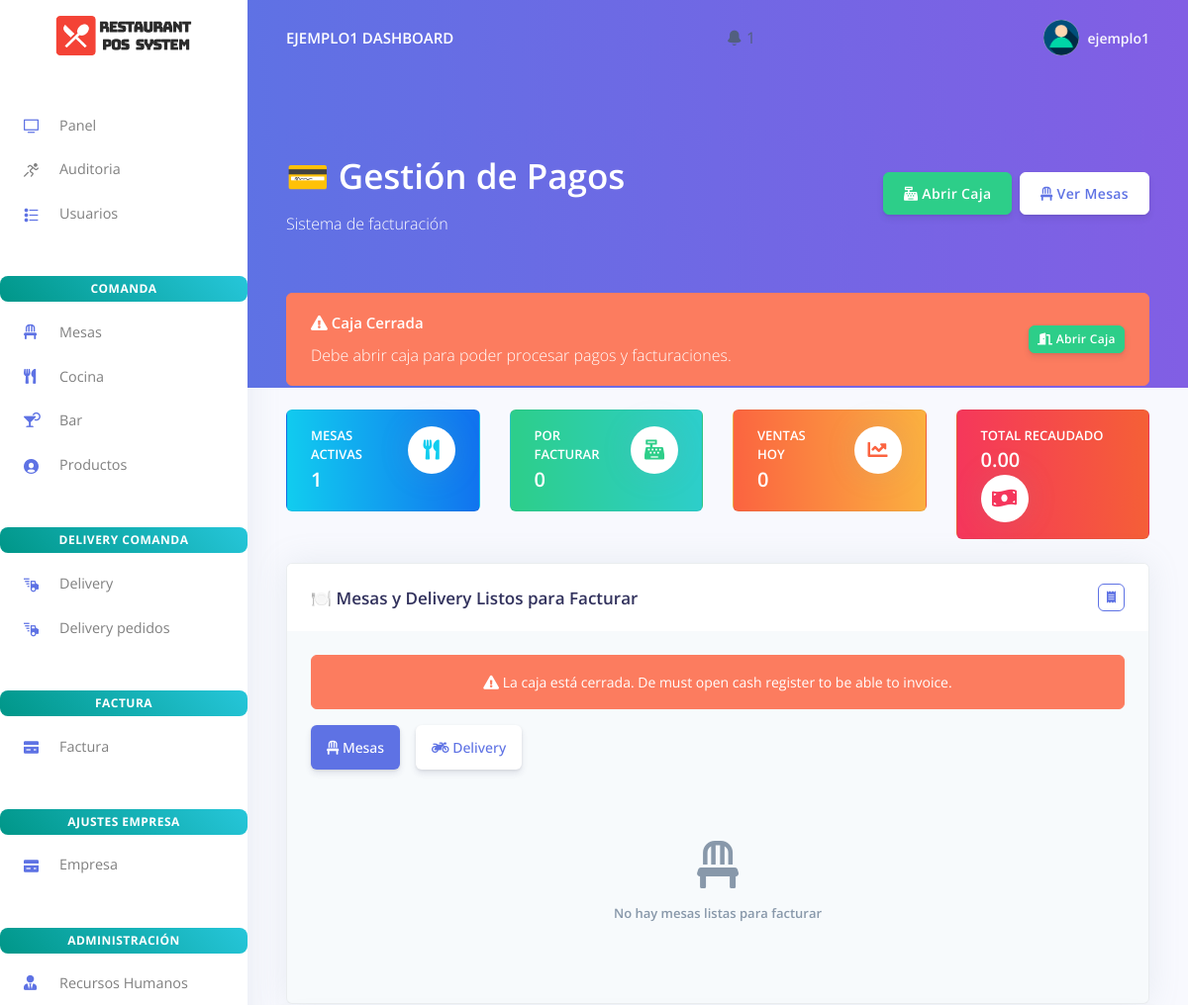
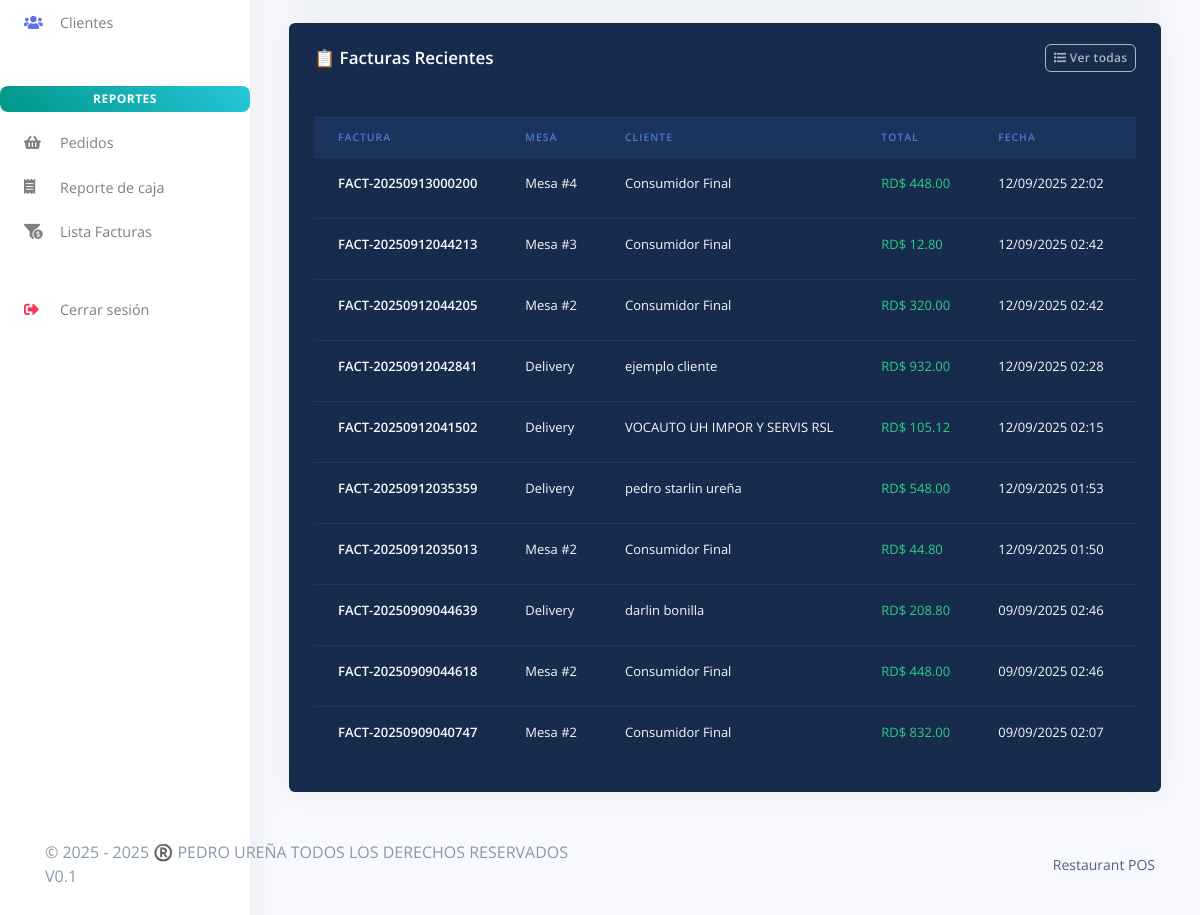
Page /factura/mesa_pagos.php (signed in) on the committed database (2 pictures, top to bottom).
### tables this page shows
CREATE TABLE `rpos_admin` (
  `admin_id` varchar(200) NOT NULL,
  `admin_name` varchar(200) NOT NULL,
  `admin_email` varchar(200) NOT NULL,
  `admin_password` varchar(200) NOT NULL,
  `activation_key` varchar(200) DEFAULT NULL,
  `estado` enum('Activo','Inactivo') DEFAULT 'Inactivo',
  `activation_expiry` datetime DEFAULT NULL
);

CREATE TABLE `rpos_facturas` (
  `factura_id` varchar(200) NOT NULL,
  `factura_code` varchar(50) NOT NULL,
  `mesa_id` varchar(200) NOT NULL,
  `delivery_id` varchar(200) DEFAULT NULL,
  `numero_mesa` int(11) NOT NULL,
  `cliente_nombre` varchar(200) DEFAULT NULL,
  `cliente_rnc` varchar(20) DEFAULT NULL,
  `ncf` varchar(20) DEFAULT NULL,
  `comprobante_fiscal` varchar(50) DEFAULT NULL,
  `tipo_factura` enum('Final','Fiscal','Credito') NOT NULL DEFAULT 'Final',
  `estado` enum('Pagada','Pendiente') NOT NULL DEFAULT 'Pagada',
  `subtotal` decimal(10,2) NOT NULL,
  `itebis` decimal(10,2) NOT NULL,
  `servicio` decimal(10,2) NOT NULL,
  `cargo_entrega` decimal(10,2) DEFAULT 0.00,
  `total` decimal(10,2) NOT NULL,
  `fecha_factura` timestamp NOT NULL DEFAULT current_timestamp(),
  `usuario_id` varchar(200) NOT NULL,
  `cajero_id` varchar(200) DEFAULT NULL,
  `mesero_id` varchar(200) DEFAULT NULL
);

### factura/mesa_pagos.php (the view, shortened to what the rows shown need)
<?php
include('../config/config.php');
require_once('../partials/_head.php');
?>
<body>
    <div class="main-content">
        <?php require_once('../partials/_topnav.php'); ?>
        <div class="header bg-gradient-primary pb-8 pt-5 pt-md-8">
            <div class="container-fluid">
                <div class="header-body">
                    <div class="row align-items-center py-4">
                        <div class="col-lg-6 col-7">
                            <h1 class="text-white display-3">💳 Gestión de Pagos</h1>
                        </div>
                    </div>
                </div>
            </div>
        </div>
        <div class="container-fluid mt--7">
            <div class="row mt-4">
                <div class="col-12">
                    <div class="card bg-default shadow">
                        <div class="card-body">
                            <div class="table-responsive">
                                <table class="table table-dark table-flush">
                                    <thead class="thead-dark">
                                        <tr>
                                            <th>Factura</th>
                                            <th>Mesa</th>
                                            <th>Cliente</th>
                                            <th>Total</th>
                                            <th>Fecha</th>
                                            <th>Acciones</th>
                                        </tr>
                                    </thead>
                                    <tbody>
                                        <?php
                                        $query = "SELECT * FROM rpos_facturas ORDER BY fecha_factura DESC LIMIT 10";
                                        $stmt = $mysqli->prepare($query);
                                        $stmt->execute();
                                        $facturas = $stmt->get_result();
                                        while ($factura = $facturas->fetch_object()):
                                        ?>
                                            <tr>
                                                <td class="font-weight-bold"><?php echo $factura->factura_code; ?></td>
                                                <td>
                                                    <?php
                                                    if ($factura->numero_mesa == 0) {
                                                        echo "Delivery";
                                                    } else {
                                                        echo "Mesa #" . $factura->numero_mesa;
                                                    }
                                                    ?>
                                                </td>
                                                <td>
                                                    <?php
                                                    if (empty($factura->cliente_nombre) || $factura->cliente_nombre == "0") {
                                                        echo "Consumidor Final";
                                                    } else {
                                                        echo $factura->cliente_nombre;
                                                    }
                                                    ?>
                                                </td>
                                                <td class="text-success">RD$ <?php echo number_format($factura->total, 2); ?></td>
                                                <td><?php echo date('d/m/Y H:i', strtotime($factura->fecha_factura)); ?></td>
                                                <td>
                                                </td>
                                            </tr>
                                        <?php endwhile; ?>
                                    </tbody>
                                </table>
                            </div>
                        </div>
                    </div>
                </div>
            </div>
        </div>
    </div>
</body>
</html>

### partials/_topnav.php (shortened to what the rows shown need)
<?php
$current_path = $_SERVER['PHP_SELF'];
$folders = ['factura', 'delivery', 'auditoria', 'cocina', 'mesas', 'bar', 'usuario', 'hrm', 'customes', 'products', 'empresa', 'notificaciones'];
$is_in_subfolder = false;
foreach ($folders as $folder) {
    if (strpos($current_path, "/$folder/") !== false) {
        $is_in_subfolder = true;
        break;
    }
}
$base_path = $is_in_subfolder ? '../' : '';
$user_id = $_SESSION['user_id'] ?? null;
$rol     = $_SESSION['rol'] ?? null;
$user = null;
if ($user_id && $rol) {
    if ($rol === 'admin') {
        $query = "SELECT admin_name AS nombre FROM rpos_admin WHERE admin_id = ?";
    } else {
        $query = "SELECT staff_name AS nombre FROM rpos_staff WHERE staff_id = ?";
    }
    $stmt = $mysqli->prepare($query);
    $stmt->bind_param("s", $user_id);
    $stmt->execute();
    $res = $stmt->get_result();
    $user = $res->fetch_object();
}
?>
<?php if (!empty($user)) { ?>
    <nav class="navbar navbar-top navbar-expand-md navbar-dark" id="navbar-main">
        <div class="container-fluid">
            <a class="h4 mb-0 text-white text-uppercase d-none d-lg-inline-block" href="<?php echo $base_path; ?>dashboard.php">
                <?php echo htmlspecialchars($user->nombre); ?> Dashboard
            </a>
            <li class="nav-item dropdown">
                <a class="nav-link" href="#" role="button" data-toggle="dropdown" aria-haspopup="true" aria-expanded="false">
                    <i class="ni ni-bell-55"></i>
                    <?php
                    $query_count = "SELECT COUNT(*) as count FROM rpos_notificaciones WHERE estado = 'pendiente'";
                    $count_result = $mysqli->query($query_count);
                    $count = $count_result->fetch_object()->count;
                    if ($count > 0): ?>
                        <span class="notification-badge"><?php echo $count; ?></span>
                    <?php endif; ?>
                </a>
            </li>
<ul class="navbar-nav align-items-center d-none d-md-flex">
    <li class="nav-item dropdown">
        <a class="nav-link pr-0" href="#" role="button" data-toggle="dropdown">
            <div class="media align-items-center">
                <span class="avatar avatar-sm rounded-circle">
                    <img alt="Image placeholder" src="<?php echo $base_path; ?>assets/img/theme/user-a-min.png">
                </span>
                <div class="media-body ml-2 d-none d-lg-block">
                    <span class="mb-0 text-sm font-weight-bold"><?php echo htmlspecialchars($user->nombre); ?></span>
                </div>
            </div>
        </a>
    </li>
</ul>
        </div>
    </nav>
<?php } ?>

### rows in the picture
rpos_admin: admin_name "EJEMPLO1", admin_name "ejemplo1"
rpos_facturas: factura_code "FACT-20250913000200", numero_mesa "4", cliente_nombre "Consumidor Final", total "448.00", fecha_factura "12/09/2025 22:02"
rpos_facturas: factura_code "FACT-20250912044213", numero_mesa "3", cliente_nombre "Consumidor Final", total "12.80", fecha_factura "12/09/2025 02:42"
rpos_facturas: factura_code "FACT-20250912044205", numero_mesa "2", cliente_nombre "Consumidor Final", total "320.00", fecha_factura "12/09/2025 02:42"
rpos_facturas: factura_code "FACT-20250912042841", numero_mesa "Delivery", cliente_nombre "ejemplo cliente", total "932.00", fecha_factura "12/09/2025 02:28"
rpos_facturas: factura_code "FACT-20250912041502", numero_mesa "Delivery", cliente_nombre "VOCAUTO UH IMPOR Y SERVIS RSL", total "105.12", fecha_factura "12/09/2025 02:15"
rpos_facturas: factura_code "FACT-20250912035359", numero_mesa "Delivery", cliente_nombre "pedro starlin ureña", total "548.00", fecha_factura "12/09/2025 01:53"
rpos_facturas: factura_code "FACT-20250912035013", numero_mesa "2", cliente_nombre "Consumidor Final", total "44.80", fecha_factura "12/09/2025 01:50"
rpos_facturas: factura_code "FACT-20250909044639", numero_mesa "Delivery", cliente_nombre "darlin bonilla", total "208.80", fecha_factura "09/09/2025 02:46"
rpos_facturas: factura_code "FACT-20250909044618", numero_mesa "2", cliente_nombre "Consumidor Final", total "448.00", fecha_factura "09/09/2025 02:46"
rpos_facturas: factura_code "FACT-20250909040747", numero_mesa "2", cliente_nombre "Consumidor Final", total "832.00", fecha_factura "09/09/2025 02:07"

### other values in the picture
$count "1"
$stmt->get_result()->fetch_object()->total "1"
$stmt->get_result()->fetch_object()->total "0"
$stmt->get_result()->fetch_object()->total "0.00"
